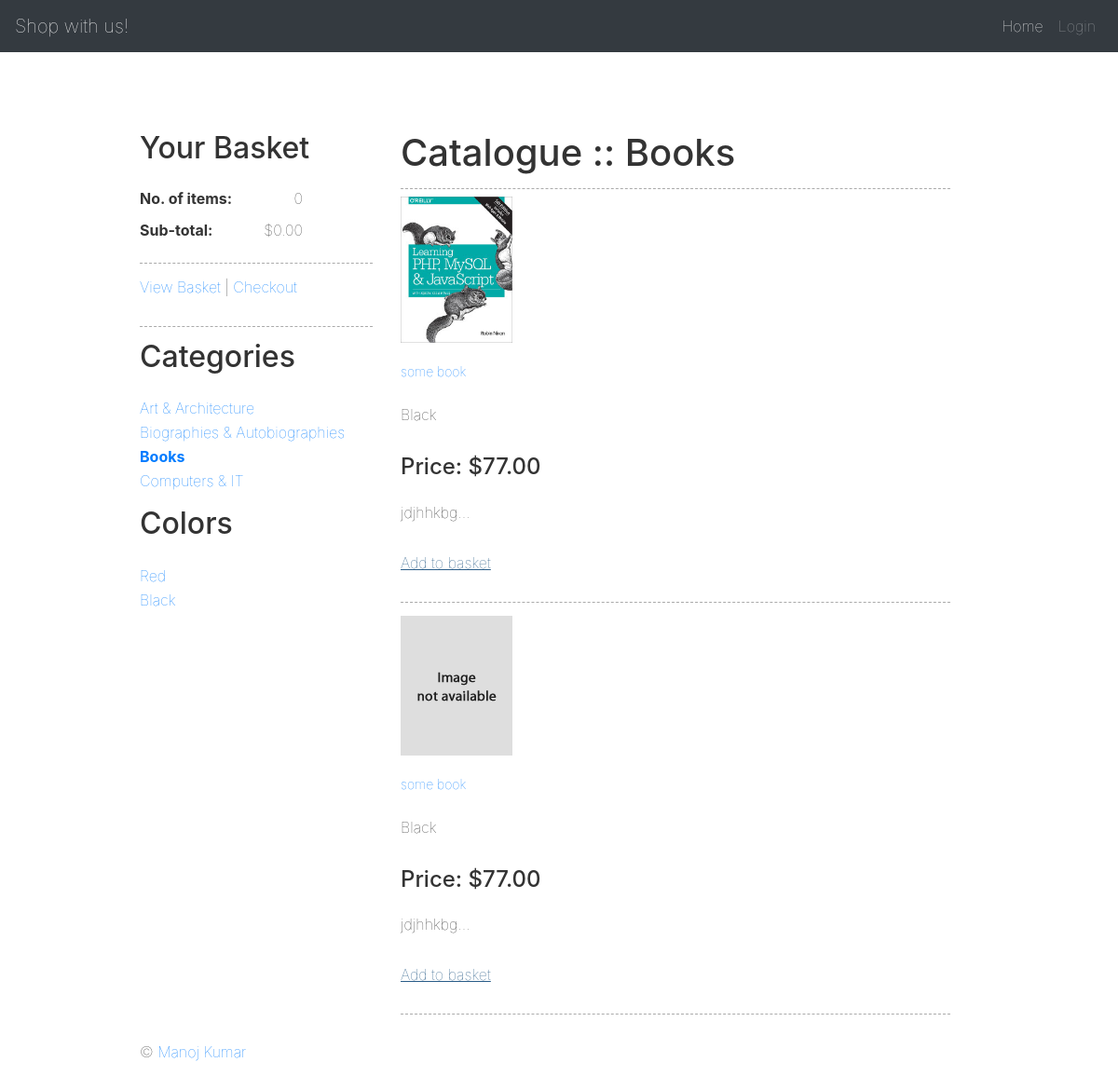
/catalogue/category/books.html, run on the app's committed database.
### tables this page shows
CREATE TABLE `business` (
  `id` int(11) NOT NULL,
  `name` varchar(150) NOT NULL,
  `address` text NOT NULL,
  `country` int(11) NOT NULL,
  `telephone` varchar(100) NOT NULL,
  `email` varchar(200) NOT NULL,
  `website` varchar(200) NOT NULL,
  `vat_number` varchar(20) DEFAULT NULL,
  `vat_rate` decimal(5,2) NOT NULL DEFAULT '0.00'
);

CREATE TABLE `categories` (
  `id` int(11) NOT NULL,
  `name` varchar(150) NOT NULL,
  `identity` varchar(200) NOT NULL,
  `meta_title` varchar(255) NOT NULL,
  `meta_description` varchar(255) NOT NULL
);

CREATE TABLE `products` (
  `id` int(11) NOT NULL,
  `name` varchar(255) NOT NULL,
  `description` text NOT NULL,
  `price` decimal(8,2) NOT NULL,
  `date` timestamp NOT NULL DEFAULT CURRENT_TIMESTAMP,
  `category` int(11) NOT NULL,
  `weight` decimal(8,2) NOT NULL DEFAULT '0.00',
  `image` varchar(100) DEFAULT NULL,
  `identity` varchar(200) NOT NULL,
  `meta_title` varchar(255) NOT NULL,
  `meta_description` varchar(255) NOT NULL,
  `color` varchar(50) DEFAULT NULL
);

### pages/catalogue.php (the view, shortened to what the rows shown need)
<?php
$cat = $this->objUrl->get('category');
if (empty($cat)) {
    require_once('error.php');
} else {
    $objCatalogue = new Catalogue();
    $category = $objCatalogue->getCategoryByIdentity($cat);
    if (empty($category)) {
        require_once('error.php');
    } else {
        $rows = $objCatalogue->getProducts($category['id']);
        $objPaging = new Paging($this->objUrl, $rows, 3);
        $rows = $objPaging->getRecords();
        require_once('header.php');
        ?>
        <h1>Catalogue :: <?php echo $category['name']; ?></h1>
        <?php
        if (!empty($rows)) {
            foreach ($rows as $row) {
                ?>
                <div class="catalogue_wrapper">
                    <div class="catalogue_wrapper_left">
                        <?php
                        $image = !empty($row['image']) ?
                            $row['image'] :
                            'unavailable.png';
                        $width = Helper::getImgSize(CATALOGUE_PATH . DS . $image, 0);
                        $width = $width > 120 ? 120 : $width;
                        $link = $this->objUrl->href('catalogue-item', array(
                            'category',
                            $category['identity'],
                            'item',
                            $row['identity']
                        ));
                        ?>
                        <a href="<?php echo $link; ?>"><img
                                    src="<?php echo SITE_URL . DS . CATALOGUE_DIR . DS . $image; ?>"
                                    alt="<?php echo Helper::encodeHtml($row['name'], 1); ?>"
                                    width="<?php echo $width; ?>"/></a>
                    </div>
                    <div class="catalogue_wrapper_right">
                        <h4><a href="<?php echo $link; ?>"><?php echo Helper::encodeHtml($row['name'], 1); ?></a></h4>
                        <p><?php echo Helper::encodeHtml($row['color'], 1); ?></p>
                        <h4>Price: <?php echo $this->objCurrency->display(number_format($row['price'], 2)); ?></h4>
                        <p><?php echo Helper::shortenString(Helper::encodeHtml($row['description'])); ?></p>
                        <p><?php echo Basket::activeButton($row['id']); ?></p>
                    </div>
                </div>
                <?php
            }
        } else {
            ?>
            <p>There are no products in this category.</p>
            <?php
        }
        require_once("footer.php");
    }
}
?>

### template/header.php (shortened to what the rows shown need)
<?php
$objCatalogue = new Catalogue();
$cats = $objCatalogue->getCategories();
$colors = $objCatalogue->getColorsFromProducts();
$objBusiness = new Business();
$business = $objBusiness->getOne(Business::BUSINESS_ID);
?>
<!DOCTYPE html>
<html>
<head>
    <link href="<?php echo SITE_URL; ?>/css/core.css" rel="stylesheet" type="text/css"/>
    <link rel="stylesheet" href="https://stackpath.bootstrapcdn.com/bootstrap/4.1.3/css/bootstrap.min.css"/>
</head>
<body>
<nav class="navbar navbar-expand-lg navbar-dark bg-dark">
    <a class="navbar-brand" href="/"><?php echo $business['name']; ?></a>
    <div class="collapse navbar-collapse" id="navbarNavDropdown">
        <ul class="navbar-nav ml-auto">
            <li class="nav-item active">
                <a class="nav-link" href="/">Home <span class="sr-only">(current)</span></a>
            </li>
            <?php if (Login::isLogged(Login::$login_front)) : ?>
                <li class="nav-item">
                    <a class="nav-link" href="#">Logged in as:
                        <?php echo Login::getFullNameFront(Session::getSession(Login::$login_front)); ?>
                    </a>
                </li>
                <li class="nav-item">
                    <a class="nav-link" href="<?php echo $this->objUrl->href('orders'); ?>">
                        My Orders
                    </a>
                </li>
                <li class="nav-item">
                    <a class="nav-link" href="<?php echo $this->objUrl->href('logout'); ?>">
                        Logout
                    </a>
                </li>
            <?php else : ?>
                <li class="nav-item">
                    <a class="nav-link" href="<?php echo $this->objUrl->href('login'); ?>">
                        Login
                    </a>
                </li>
            <?php endif; ?>
        </ul>
    </div>
</nav>
<div id="header">
    <div id="header_in">
        <h5><a href="/"><?php echo $business['name']; ?></a></h5>
        <?php
        if (Login::isLogged(Login::$login_front)) {
            echo '<div id="logged_as">Logged in as: <strong>';
            echo Login::getFullNameFront(Session::getSession(Login::$login_front));
            echo '</strong> | <a href="';
            echo $this->objUrl->href('orders');
            echo '">My orders</a>';
            echo ' | <a href="';
            echo $this->objUrl->href('logout');
            echo '">Logout</a></div>';
        } else {
            echo '<div id="logged_as"><a href="';
            echo $this->objUrl->href('login');
            echo '">Login</a></div>';
        }
        ?>
    </div>
</div>
<div id="outer">
    <div id="wrapper">
        <div id="left">
            <?php
            if ($this->objUrl->cpage !== 'summary') {
                echo Plugin::get('front' . DS . 'basket_left', array(
                    'objUrl' => $this->objUrl,
                    'objCurrency' => $this->objCurrency
                ));
            }
            ?>
            <?php if (!empty($cats)) { ?>
                <h2>Categories</h2>
                <ul id="navigation">
                    <?php
                    foreach ($cats as $cat) {
                        echo '<li><a href="';
                        echo $this->objUrl->href('catalogue', array('category', $cat['identity']));
                        echo '"';
                        echo $this->objNavigation->active('catalogue', array('category' => $cat['identity']));
                        echo '>';
                        echo Helper::encodeHtml($cat['name']);
                        echo '</a></li>';
                    }
                    ?>
                </ul>
            <?php } ?>
            <?php if (!empty($colors)) { ?>
                <h2>Colors</h2>
                <ul id="navigation">
                    <?php
                    foreach ($colors as $color) {
                        if (!empty($color)) {
                            echo '<li><a href="';
                            echo $this->objUrl->href('color', array('color', strtolower($color['color'])));
                            echo '"';
                            echo $this->objNavigation->active('color', array('color' => strtolower($color['color'])));
                            echo '>';
                            echo Helper::encodeHtml($color['color']);
                            echo '</a></li>';
                        }
                    }
                    ?>
                </ul>
            <?php } ?>
        </div>
        <div id="right">

### app/Basket.php (shortened to what the rows shown need)
<?php
class Basket
{
    public $vat_rate;
    public $sub_total;
    private $_user;
    public function __construct($user = null)
    {
        $this->empty_basket = empty($_SESSION['basket']) ? true : false;
        if (!empty($this->_user) && ($this->_user['country'] == COUNTRY_LOCAL || INTERNATIONAL_VAT)) {
            $objBusiness = new Business();
            $this->vat_rate = $objBusiness->getVatRate();
        } else {
            $this->vat_rate = 0;
        }
    }
    private function _noItems()
    {
        $value = 0;
    }
    private function _subtotal()
    {
        $value = 0;
        $this->sub_total = round($value, 2);
    }
    private function _vat()
    {
        $value = 0;
        $this->_vat = round($value, 2);
    }
    public static function activeButton($sess_id)
    {
        if (isset($_SESSION['basket'][$sess_id])) {
            $id = 0;
            $label = "Remove from basket";
        } else {
            $id = 1;
            $label = "Add to basket";
        }
        $out = "<a href=\"#\" class=\"add_to_basket";
        $out .= $id == 0 ? " red" : null;
        $out .= "\" rel=\"";
        $out .= $sess_id . "_" . $id;
        $out .= "\">{$label}</a>";
        return $out;
    }
    private function _process()
    {
        $this->final_shipping_cost = Session::getSession('shipping_cost');
        $this->final_sub_total = round(($this->sub_total + $this->final_shipping_cost), 2);
        $this->final_vat = round(($this->vat_rate * ($this->final_sub_total / 100)), 2);
    }
}

### data on the page
business: name "Shop with us!"
categories: name "Art & Architecture"
categories: name "Biographies & Autobiographies"
categories: name "Books"
categories: name "Computers & IT"
products: image (picture), name "some book", color "Black", price "$77.00", description "jdjhhkbg…", id "Add to basket"
products: shows a picture, name "some book", color "Black", price "$77.00", description "jdjhhkbg…", id "Add to basket"

### other printed values
$objBasket->number_of_items "0"
$data['objCurrency']->display(number_format($objBasket->sub_total, 2)) "$0.00"
Helper::encodeHtml($color['color']) "Red"
Helper::encodeHtml($color['color']) "Black"
